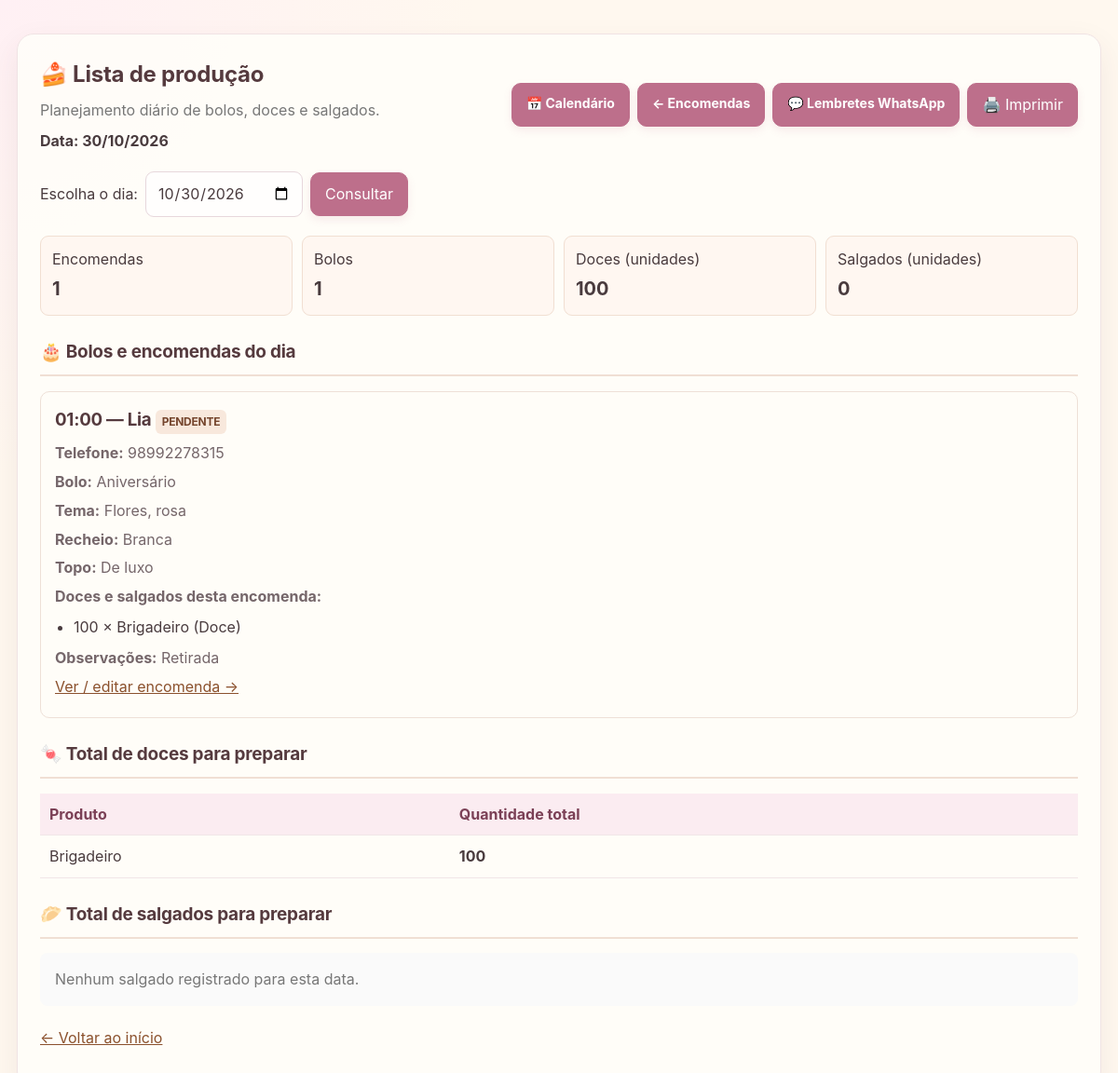
Page /producao?data=2026-10-30 on the committed database.
### tables this page shows
CREATE TABLE encomendas (
                id INTEGER PRIMARY KEY AUTOINCREMENT,
                cliente_id INTEGER NOT NULL,
                data_evento TEXT NOT NULL,
                hora_evento TEXT,
                descricao_bolo TEXT,
                tema TEXT,
                recheio TEXT,
                valor_bolo REAL NOT NULL DEFAULT 0,
                entrada REAL NOT NULL DEFAULT 0,
                status TEXT NOT NULL DEFAULT 'PENDENTE',
                observacoes TEXT,
                data_cadastro TEXT NOT NULL DEFAULT (
                    datetime('now', 'localtime')
                ), topo TEXT,
                FOREIGN KEY (cliente_id)
                    REFERENCES clientes(id)
            );

CREATE TABLE clientes (
                id INTEGER PRIMARY KEY AUTOINCREMENT,
                nome TEXT NOT NULL,
                telefone TEXT NOT NULL,
                data_cadastro TEXT NOT NULL DEFAULT (
                    datetime('now', 'localtime')
                )
            );

CREATE TABLE itens_encomenda (
                id INTEGER PRIMARY KEY AUTOINCREMENT,
                encomenda_id INTEGER NOT NULL,
                categoria TEXT NOT NULL
                    CHECK (categoria IN ('DOCE', 'SALGADO')),
                descricao TEXT NOT NULL,
                quantidade INTEGER NOT NULL CHECK (quantidade > 0),
                valor_unitario REAL NOT NULL
                    CHECK (valor_unitario >= 0),
                FOREIGN KEY (encomenda_id)
                    REFERENCES encomendas(id) ON DELETE CASCADE
            );

### app.py (the view)
@app.route("/producao")
def lista_producao():
    data_param = request.args.get("data", "").strip()
    try:
        data_obj = date.fromisoformat(data_param) if data_param else date.today()
    except ValueError:
        data_obj = date.today()
        flash("Data inválida. Foi selecionado o dia de hoje.", "erro")
    data_iso = data_obj.isoformat()
    with conectar_banco() as conexao:
        encomendas = conexao.execute("""
            SELECT e.id, e.data_evento, e.hora_evento, e.status,
                   e.descricao_bolo, e.tema, e.recheio, e.topo,
                   e.observacoes, e.valor_bolo, c.nome AS cliente_nome,
                   c.telefone AS cliente_telefone
            FROM encomendas e
            JOIN clientes c ON c.id = e.cliente_id
            WHERE e.data_evento = ?
              AND UPPER(COALESCE(e.status, '')) NOT IN ('CANCELADA', 'CANCELADO')
            ORDER BY CASE WHEN COALESCE(e.hora_evento, '') = '' THEN 1 ELSE 0 END,
                     e.hora_evento, c.nome COLLATE NOCASE
        """, (data_iso,)).fetchall()
        itens = conexao.execute("""
            SELECT i.encomenda_id, i.categoria, i.descricao, i.quantidade,
                   i.valor_unitario
            FROM itens_encomenda i
            JOIN encomendas e ON e.id = i.encomenda_id
            WHERE e.data_evento = ?
              AND UPPER(COALESCE(e.status, '')) NOT IN ('CANCELADA', 'CANCELADO')
            ORDER BY i.categoria, i.descricao COLLATE NOCASE
        """, (data_iso,)).fetchall()
    itens_por_encomenda = {}
    totais_itens = {"DOCE": {}, "SALGADO": {}}
    for item in itens:
        itens_por_encomenda.setdefault(item["encomenda_id"], []).append(item)
        categoria = item["categoria"]
        descricao = item["descricao"]
        totais_itens.setdefault(categoria, {})[descricao] = (
            totais_itens.setdefault(categoria, {}).get(descricao, 0) + int(item["quantidade"] or 0)
        )
    bolos = [e for e in encomendas if (e["descricao_bolo"] or e["tema"] or e["recheio"] or e["topo"] or float(e["valor_bolo"] or 0) > 0)]
    return render_template(
        "producao.html", data_selecionada=data_obj,
        encomendas=encomendas, bolos=bolos,
        itens_por_encomenda=itens_por_encomenda,
        totais_doces=totais_itens.get("DOCE", {}),
        totais_salgados=totais_itens.get("SALGADO", {}),
        total_encomendas=len(encomendas),
        total_bolos=len(bolos),
        total_doces=sum(totais_itens.get("DOCE", {}).values()),
        total_salgados=sum(totais_itens.get("SALGADO", {}).values()),
    )

### app.py (called while the page is built)
def conectar_banco():
    conexao = sqlite3.connect(DATABASE)
    conexao.row_factory = sqlite3.Row
    conexao.execute("PRAGMA foreign_keys = ON")
    return conexao

### templates/producao.html (shortened to what this page needs)
<!DOCTYPE html>
<html lang="pt-BR">
<head>
<link rel="stylesheet" href="{{ url_for('static', filename='css/doce-pedido.css') }}"></head>
<body>
    <main>
        <section class="painel">
            <div class="topo">
                <div>
                    <h1>🍰 Lista de produção</h1>
                    <div class="muted">Planejamento diário de bolos, doces e salgados.</div>
                    <div style="margin-top:8px"><strong>Data: {{ data_selecionada.strftime('%d/%m/%Y') }}</strong></div>
                </div>
                <div class="acoes-topo nao-imprimir"><a class="botao secundario"
                        href="{{ url_for('calendario', visao='dia', data=data_selecionada.isoformat()) }}">📅
                        Calendário</a><a class="botao secundario" href="{{ url_for('listar_encomendas') }}">←
                        Encomendas</a><a class="botao" href="{{ url_for('lembretes_whatsapp') }}">💬 Lembretes
                        WhatsApp</a><button onclick="window.print()">🖨️ Imprimir</button></div>
            </div>
            <form class="filtros nao-imprimir" method="get" action="{{ url_for('lista_producao') }}"><label
                    for="data">Escolha o dia:</label><input id="data" type="date" name="data"
                    value="{{ data_selecionada.isoformat() }}" required><button type="submit">Consultar</button></form>
            <div class="resumo">
                <div>Encomendas<strong>{{ total_encomendas }}</strong></div>
                <div>Bolos<strong>{{ total_bolos }}</strong></div>
                <div>Doces (unidades)<strong>{{ total_doces }}</strong></div>
                <div>Salgados (unidades)<strong>{{ total_salgados }}</strong></div>
            </div>
            <div class="secao">
                <h2>🎂 Bolos e encomendas do dia</h2>
                {% if encomendas %}{% for e in encomendas %}<article class="pedido">
                    <h3>{{ e.hora_evento or 'Horário não informado' }} — {{ e.cliente_nome }} <span class="tag">{{
                            e.status }}</span></h3>{% if e.cliente_telefone %}<p><strong>Telefone:</strong> {{
                        e.cliente_telefone }}</p>{% endif %}
                    {% if e.descricao_bolo %}<p><strong>Bolo:</strong> {{ e.descricao_bolo }}</p>{% endif %}{% if e.tema
                    %}<p><strong>Tema:</strong> {{ e.tema }}</p>{% endif %}{% if e.recheio %}<p>
                        <strong>Recheio:</strong> {{ e.recheio }}</p>{% endif %}{% if e.topo %}<p><strong>Topo:</strong>
                        {{ e.topo }}</p>{% endif %}
                    {% set itens = itens_por_encomenda.get(e.id, []) %}{% if itens %}<p><strong>Doces e salgados desta
                            encomenda:</strong></p>
                    <ul class="itens">{% for item in itens %}<li>{{ item.quantidade }} × {{ item.descricao }} ({{ 'Doce'
                            if item.categoria == 'DOCE' else 'Salgado' }})</li>{% endfor %}</ul>{% endif %}{% if
                    e.observacoes %}<p><strong>Observações:</strong> {{ e.observacoes }}</p>{% endif %}<p
                        class="nao-imprimir"><a href="{{ url_for('editar_encomenda', encomenda_id=e.id) }}"
                            style="color:#8b512d">Ver / editar encomenda →</a></p>
                </article>{% endfor %}{% else %}<div class="vazio">Não há encomendas ativas cadastradas para esta data.
                </div>{% endif %}
            </div>
            <div class="secao">
                <h2>🍬 Total de doces para preparar</h2>{% if totais_doces %}<table class="tabela">
                    <thead>
                        <tr>
                            <th>Produto</th>
                            <th>Quantidade total</th>
                        </tr>
                    </thead>
                    <tbody>{% for nome,quantidade in totais_doces|dictsort %}<tr>
                            <td>{{ nome }}</td>
                            <td><strong>{{ quantidade }}</strong></td>
                        </tr>{% endfor %}</tbody>
                </table>{% else %}<div class="vazio">Nenhum doce registrado para esta data.</div>{% endif %}
            </div>
            <div class="secao">
                <h2>🥟 Total de salgados para preparar</h2>{% if totais_salgados %}<table class="tabela">
                    <thead>
                        <tr>
                            <th>Produto</th>
                            <th>Quantidade total</th>
                        </tr>
                    </thead>
                    <tbody>{% for nome,quantidade in totais_salgados|dictsort %}<tr>
                            <td>{{ nome }}</td>
                            <td><strong>{{ quantidade }}</strong></td>
                        </tr>{% endfor %}</tbody>
                </table>{% else %}<div class="vazio">Nenhum salgado registrado para esta data.</div>{% endif %}
            </div>
            <p class="nao-imprimir" style="margin-top:22px"><a href="{{ url_for('inicio') }}" style="color:#8b512d">←
                    Voltar ao início</a></p>
        </section>
    </main>
</body>
</html>

### static/css/doce-pedido.css (style rules this page uses)
:root { --dp-rosa: #f4d7e2; --dp-rosa-forte: #bd6f8b; --dp-rosa-escuro: #7b4056; --dp-creme: #fff8ef; --dp-baunilha: #fffdf9; --dp-caramelo: #b87955; --dp-chocolate: #553a3e; --dp-texto: #493b3e; --dp-muted: #827579; --dp-borda: #f0e3e4; --dp-sombra: 0 12px 32px rgba(92, 54, 67, .08); }
* { box-sizing: border-box; }
body { background: radial-gradient(circle at top left, #fff0f4 0, transparent 32rem), var(--dp-creme) !important; color: var(--dp-texto) !important; font-family: Inter, "Segoe UI", Arial, sans-serif !important; line-height: 1.55; }
main { max-width: 1240px !important; }
.painel, .card, .caixa, .bloco, .formulario, .conteudo, .container-painel { background: rgba(255,253,249,.96) !important; border: 1px solid var(--dp-borda) !important; border-radius: 18px !important; box-shadow: var(--dp-sombra) !important; }
h1, h2, h3, h4 { color: var(--dp-chocolate); letter-spacing: -.25px; }
p { color: #75666a; }
a { transition: color .18s ease, background .18s ease, transform .18s ease; }
.botao, button, input[type="submit"], .btn { background: var(--dp-rosa-forte) !important; color: #fff !important; border: 1px solid var(--dp-rosa-forte) !important; border-radius: 10px !important; padding: 10px 15px; font-weight: 650; text-decoration: none; cursor: pointer; box-shadow: 0 4px 10px rgba(189,111,139,.12); }
input:not([type=checkbox]):not([type=radio]):not([type=submit]), select, textarea { border: 1px solid #e7d7dc !important; border-radius: 9px !important; padding: 10px 12px !important; background: #fffefd !important; color: var(--dp-texto) !important; max-width: 100%; }
table { border-collapse: separate !important; border-spacing: 0; }
th { background: #fbecf1 !important; color: var(--dp-rosa-escuro) !important; }
th, td { border-bottom: 1px solid #f1e6e8 !important; }
.topo { gap: 14px; }
html { -webkit-text-size-adjust: 100%; text-size-adjust: 100%; }
body { overflow-wrap: break-word; }
main { width: 100%; min-width: 0; }
.painel, .card, .caixa, .bloco, .formulario, .conteudo, .container-painel, .boas-vindas, .metric, .atalho { min-width: 0; }
.topo, .acoes, .acoes-topo, .filtros, .navegacao, .pedido-topo { min-width: 0; flex-wrap: wrap; }
input, select, textarea, button { font: inherit; }
input, select, textarea { min-width: 0; }
form { min-width: 0; }
.tabela-wrap, .tabela, .table-responsive { max-width: 100%; overflow-x: auto; -webkit-overflow-scrolling: touch; }
button, .botao, .btn, input[type="submit"] { min-height: 42px; touch-action: manipulation; }
a { overflow-wrap: anywhere; }

### templates/producao.html (style rules this page uses)
* { box-sizing: border-box }
body { margin: 0; padding: 18px; background: #f7f5f2; color: #343434; font-family: Arial, sans-serif }
main { max-width: 1100px; margin: 18px auto }
.painel { background: #fff; padding: 24px; border-radius: 14px; box-shadow: 0 3px 14px #0000000c }
.topo { display: flex; justify-content: space-between; align-items: center; gap: 12px; flex-wrap: wrap }
h1 { margin: 0 0 8px }
.muted { color: #777 }
.botao, button { display: inline-block; padding: 10px 13px; border: 0; border-radius: 8px; background: #bd713d; color: white; text-decoration: none; font-weight: bold; cursor: pointer; font-size: 14px }
.secundario { background: #5b514c }
.filtros { display: flex; gap: 8px; align-items: center; flex-wrap: wrap; margin: 20px 0 }
.filtros input { padding: 9px; border: 1px solid #ddd; border-radius: 7px; font: inherit }
.resumo { display: grid; grid-template-columns: repeat(4, minmax(0, 1fr)); gap: 10px; margin: 18px 0 }
.resumo div { background: #fff7f1; border: 1px solid #f1dfd2; padding: 12px; border-radius: 9px }
.resumo strong { display: block; font-size: 20px; margin-top: 5px }
.secao { margin-top: 24px }
.secao h2 { font-size: 19px; border-bottom: 2px solid #f0dfd4; padding-bottom: 9px }
.tabela { width: 100%; border-collapse: collapse }
.tabela th, .tabela td { text-align: left; padding: 10px; border-bottom: 1px solid #eee; vertical-align: top }
.tabela th { background: #faf7f4 }
.tag { display: inline-block; background: #f8e8dc; color: #75452d; padding: 4px 7px; border-radius: 6px; font-size: 12px }
.vazio { padding: 16px; background: #fafafa; border-radius: 8px; color: #777 }
.pedido { border: 1px solid #eee0d7; border-radius: 10px; padding: 15px; margin: 12px 0; break-inside: avoid }
.pedido h3 { margin: 0 0 8px }
.pedido p { margin: 6px 0 }
.itens { padding-left: 20px; margin: 8px 0 }
.acoes-topo { display: flex; gap: 8px; flex-wrap: wrap }

### rows in the picture
encomendas: hora_evento "01:00", cliente_nome "Lia", status "PENDENTE", cliente_telefone "98992278315", descricao_bolo "Aniversário", tema "Flores, rosa", recheio "Branca", topo "De luxo", observacoes "Retirada"
itens_encomenda: quantidade "100", descricao "Brigadeiro", categoria "Doce"

### other values in the picture
{{ data_selecionada.strftime('%d/%m/%Y') }} "30/10/2026"
{{ total_encomendas }} "1"
{{ total_bolos }} "1"
{{ total_doces }} "100"
{{ total_salgados }} "0"
